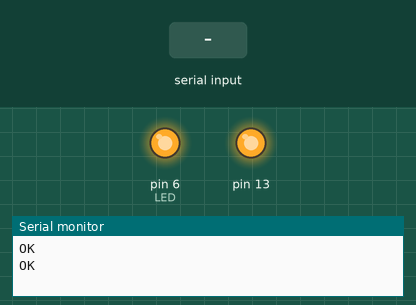
This sketch was run on a simulated Arduino Uno, built with avr-gcc and run on an emulated ATmega328P. Parts: output pins drawn as LEDs (lit = HIGH), the last lines printed to the serial monitor. The inputs (shaded band) are chosen by the test bench.

Above: at 1.2 s.
1.3 s: "0" received over Serial
At 2.5 s:
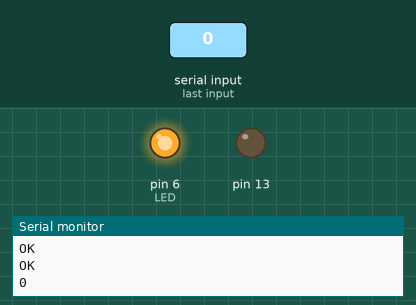
2.8 s: "1" received over Serial
At 3.6 s:
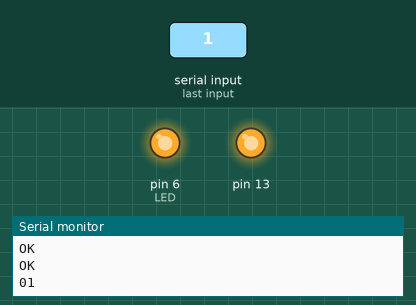
Timing chart, 0 to 5.8 s (numbered marks = the images above; inputs shaded):
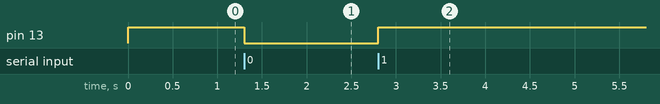

Measured:
- after the input at 1.3 s, pin 13: HIGH → LOW at once
- after the input at 2.8 s, pin 13: LOW → HIGH at once

The sketch:

Projeto_LigarDesligarLuz.ino
```cpp
int incomingByte = 0;   // for incoming serial data

char st = '0';
#define LED 6
void setup() {
        Serial.begin(9600);     // opens serial port, sets data rate to 9600 bps
         pinMode(LED, OUTPUT);
         Serial.println("OK");
         digitalWrite(LED, HIGH);

         pinMode(13, OUTPUT);
         Serial.println("OK");
         digitalWrite(13, HIGH);
}

void loop() {
    // send data only when you receive data:
    if (Serial.available() > 0) {
      // read the incoming byte:
      char r = Serial.read();

      Serial.print(r);
      if(r=='1'){
        digitalWrite(12, HIGH);
        digitalWrite(13, HIGH);
        st = '1';
      }else if(r == '0'){
         digitalWrite(12, LOW);
         digitalWrite(13, LOW);
          st = '0';
      }


    }
}
```
